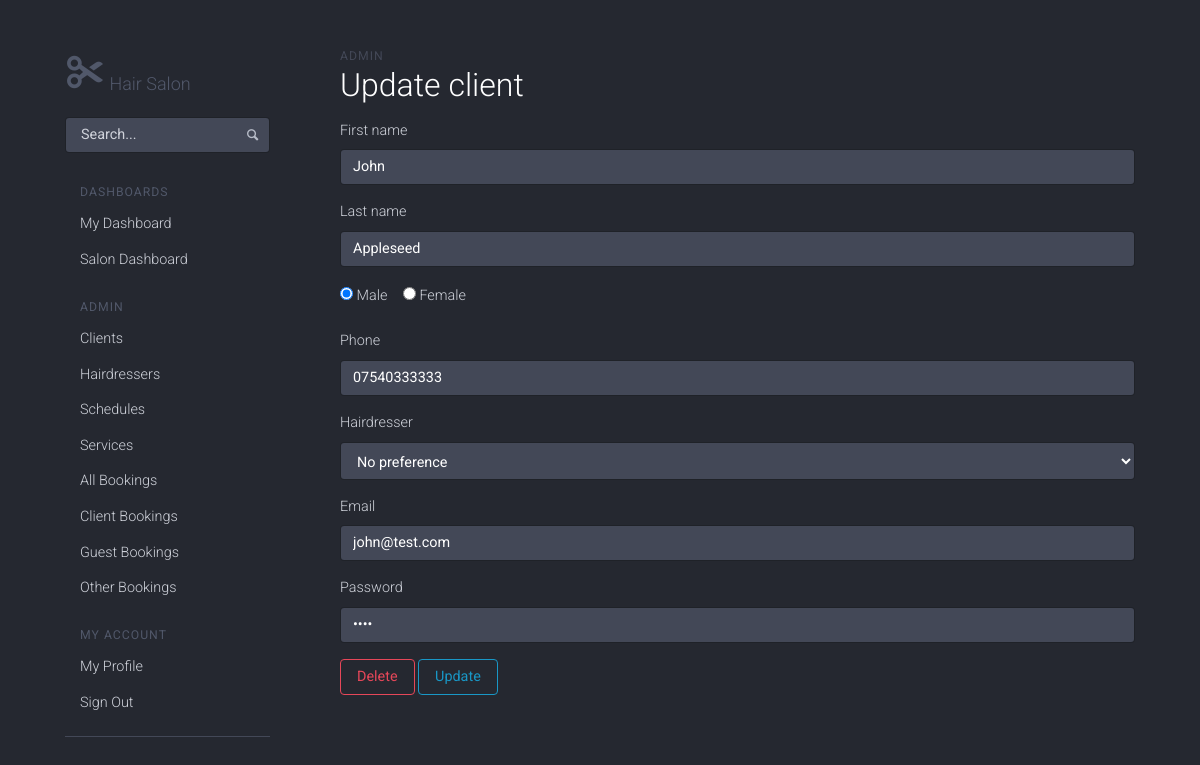
The page /admin/client_edit.php?id=3 (signed in) on the database its author committed.
### tables this page shows
CREATE TABLE users (
    id INT AUTO_INCREMENT PRIMARY KEY,
    first_name VARCHAR(45) NOT NULL,
    last_name VARCHAR(45) NOT NULL,
    email VARCHAR(90) UNIQUE NOT NULL,
    password VARCHAR(255) NOT NULL,
    tel VARCHAR(30) NOT NULL,
    gender INT NOT NULL,
    role_id INT NOT NULL,
    created_at TIMESTAMP DEFAULT '0000-00-00 00:00:00',
    changed_at TIMESTAMP DEFAULT NOW() ON UPDATE CURRENT_TIMESTAMP,
    FOREIGN KEY(role_id) REFERENCES roles(id)
);

### admin/includes/class_database.php (called while the page is built, shortened)
<?php
class Database {
  public $connection;
  public function open_db_connection() {
    $this->connection = new mysqli(DB_HOST, DB_USER, DB_PASS, DB_NAME);
  }
  public function query($sql) {
    $result = $this->connection->query($sql);
    return $result;
  }
}
$database = new Database();
?>

### admin/includes/class_db_object.php (called while the page is built, shortened)
<?php
abstract class Db_object {
  public static function find_by_id($id) {
    $the_result_array = static::find_by_query("SELECT * FROM " . static::$db_table . " WHERE id = $id LIMIT 1");
    return !empty($the_result_array) ? array_shift($the_result_array) : false;
  }
  public static function find_by_query($sql) {
    global $database;
    $result_set = $database->query($sql);
    $the_object_array = array();
    while ($row = mysqli_fetch_array($result_set)) {
      $the_object_array[] = static::instantiate($row);
    }
    return $the_object_array;
  }
  private function has_attribute($the_attribute) {
    $object_properties = get_object_vars($this);
    return array_key_exists($the_attribute, $object_properties);
  }
  public static function instantiate($the_record) {
    $the_object = new $calling_class;
    foreach ($the_record as $the_attribute => $value) {
      if ($the_object->has_attribute($the_attribute)) {
        $the_object->$the_attribute = $value;
      }
    }
    return $the_object;
  }
}
?>

### admin/client_edit.php (the view, shortened to what this page needs)
<?php include("includes/header.php"); ?>
<?php
if(empty($_GET['id'])) {
  redirect("clients.php");
} else {
  $client = Client::find_by_id($_GET['id']);
}
?>
    <div class="col-md-9 content">
      <div class="dashhead">
        <div class="dashhead-titles">
          <h6 class="dashhead-subtitle">Admin</h6>
          <h2 class="dashhead-title">Update client</h2>
        </div>
      </div>
      <form id="login-id" action="" method="post">
        <div class="form-group">
            <label for="first_name">First name</label>
            <input type="text" class="form-control" name="first_name" value="<?php echo $client->first_name; ?>">
        </div>
        <div class="form-group">
            <label for="last_Name">Last name</label>
            <input type="text" class="form-control" name="last_name" value="<?php echo $client->last_name; ?>">
        </div>
        <fieldset class="form-group">
          <div class="form-check form-check-inline">
            <label class="form-check-label">
            <?php if($client->gender == 1) : ?>
            <input class="form-check-input" type="radio" name="gender" id="clientGenderRadio1" value="1" checked>
            <?php else : ?>
            <input class="form-check-input" type="radio" name="gender" id="clientGenderRadio1" value="1">
            <?php endif; ?>
            Male
            </label>
            </div>
          <div class="form-check form-check-inline">
            <label class="form-check-label">
            <?php if($client->gender == 2) : ?>
            <input class="form-check-input" type="radio" name="gender" id="clientGenderRadio2" value="2" checked>
            <?php else : ?>
            <input class="form-check-input" type="radio" name="gender" id="clientGenderRadio2" value="2">
            <?php endif; ?>
            Female
            </label>
          </div>
        </fieldset>
        <div class="form-group">
          <label for="tel">Phone</label>
          <input type="text" class="form-control" name="tel" value="<?php echo $client->tel; ?>">
        </div>
        <div class="form-group">
          <label for="hairdresser_id">Hairdresser</label>
          <select class="form-control" name="hairdresser_id">
            <?php if ($client->hairdresser_id == 0) : ?>
                <option value="0">No preference</option>
            <?php endif; ?>
          </select>
        </div>
        <div class="form-group">
	        <label for="email">Email</label>
	        <input type="text" class="form-control" name="email" value="<?php echo $client->email; ?>">
        </div>
        <div class="form-group">
	        <label for="password">Password</label>
	        <input type="password" class="form-control" name="password" value="<?php echo $client->password; ?>">
        </div>
        <div class="form-group">
          <a class="btn btn-outline-danger" href="client_delete.php?id=<?php echo $client->id; ?>">Delete</a>
          <input class="btn btn-outline-primary" type="submit" name="update" value="Update">
        </div>
      </form>
      </div>
<?php include("includes/footer.php"); ?>

### admin/assets/css/application.css (style rules this page uses)
body { padding-top: 20px; padding-bottom: 20px; }
@media (min-width: 768px) { body { padding-top: 50px; padding-bottom: 50px; } }
h1, h2, h3, h4, h5, h6, .h1, .h2, .h3, .h4, .h5, .h6 { margin-top: 0; }

### admin/includes/header.php (style rules this page uses)
body { width: 1px; min-width: 100%; *width: 100%; }

### rows shown on the page
users: first_name "John", last_name "Appleseed", tel "07540333333", email "john@test.com"
